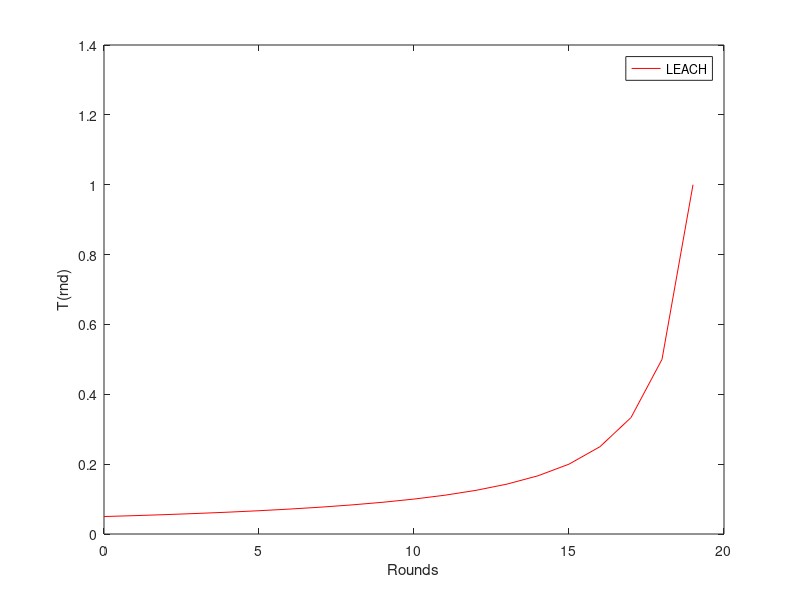
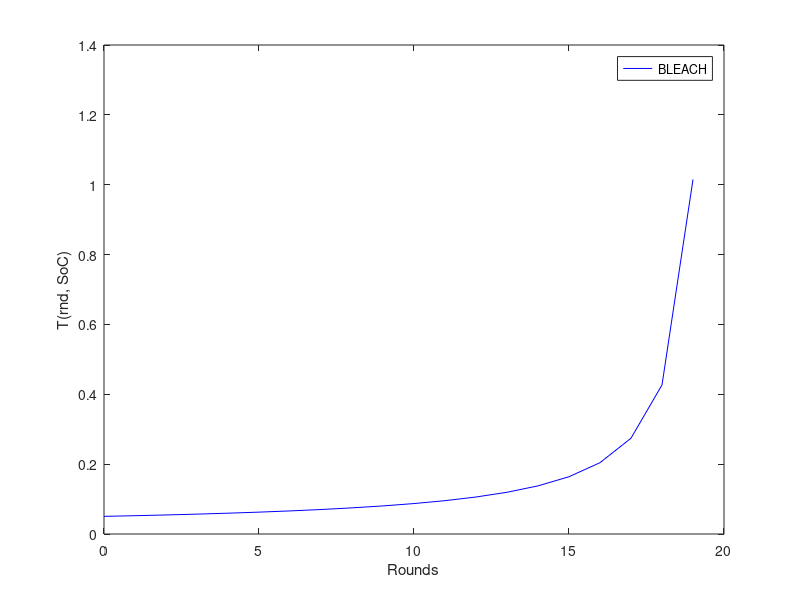
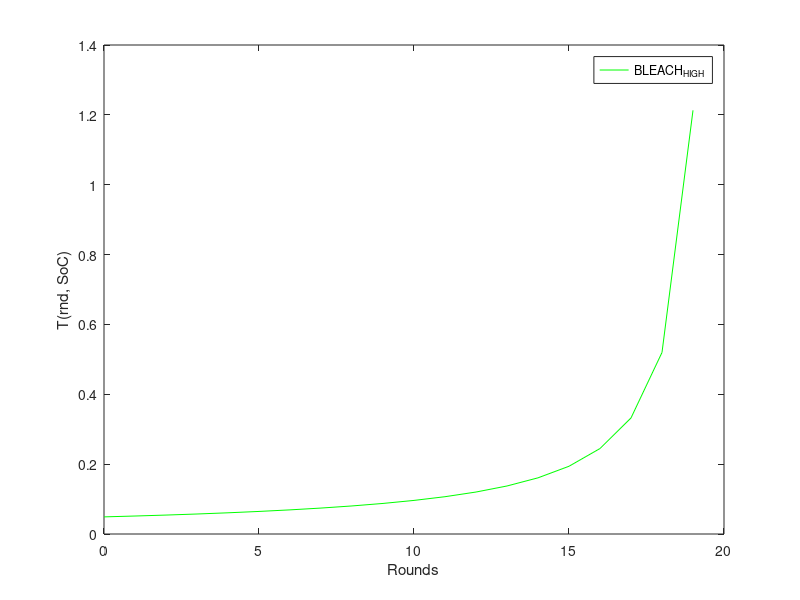
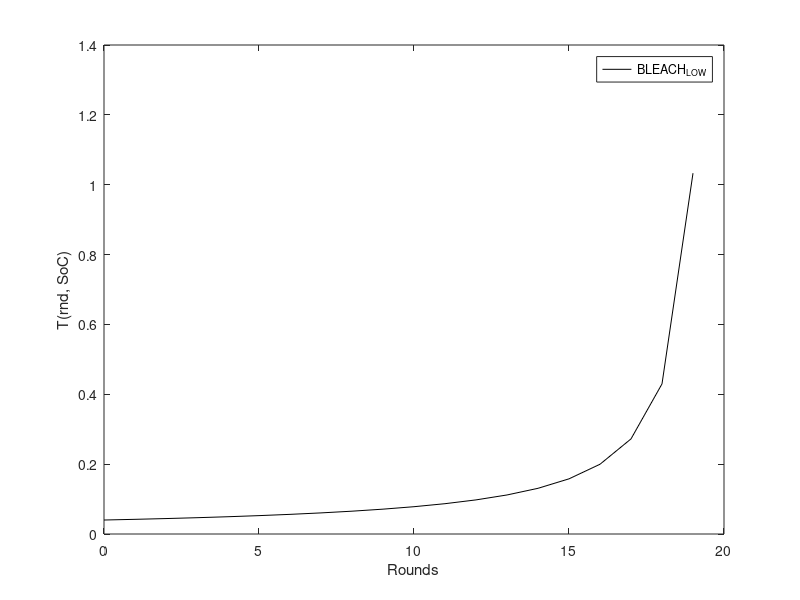

These charts were generated, in order, by the following MATLAB code:
clc, clear all, close all

t = [];
t_bleach = [];

t_bleach_high = [];
t_bleach_low = [];


p = 0.05;
f = 0.7;
episode = 1/p;
rnd = 0;

leach_ones = ones(9);
SoC = 1:-p:0;
SoC_high = 0.9:-0.01:0.9-0.01*episode;  
SoC_low = 0.3:-0.01: 0.3-0.01*episode;  

for i = 1:episode
    t = [t, (p / (1 - p * mod(rnd, episode)))];
    
    t_bleach = [t_bleach, (1 - f) * (p / (1 - p * mod(rnd, episode))) * SoC(i) + (1 / (1 - (1 - f) * (p / (1 - p * mod(rnd, episode))))) * f * (p / (1 - p * mod(rnd, episode)))];
    %*(rnd/(1+mod(rnd, episode)))
    %(exp(1)/exp((episode-1)/mod(rnd, episode)))
    t_bleach_high = [t_bleach_high, (1 - f) * (p / (1 - p * mod(rnd, episode))) * SoC_high(i) + (1 / (1 - (1 - f) * (p / (1 - p * mod(rnd, episode))))) * f * (p / (1 - p * mod(rnd, episode)))];
    t_bleach_low = [t_bleach_low, (1 - f) * (p / (1 - p * mod(rnd, episode))) * SoC_low(i) + (1 / (1 - (1 - f) * (p / (1 - p * mod(rnd, episode))))) * f * (p / (1 - p * mod(rnd, episode)))];
    rnd = rnd+1;
end


rndVec = 0:length(t)-1;


threeD = 2;


figure(1)
if threeD == 0
    h1 = plot(rndVec, t, 'color', 'r');
    hold on
    h2 = plot(rndVec, t_bleach, 'color', 'b' );
    h3 = plot(rndVec, t_bleach_high, 'color', 'g');
    h4 = plot(rndVec, t_bleach_low, 'color', 'k');
    legend([h1(1) h2(1) h3(1) h4(1)], 'LEACH','BLEACH','BLEACH_{HIGH}','BLEACH_{LOW}')
    xlabel('Rounds')
    ylabel('T(rnd, SoC)')
elseif threeD == 1
    h1 = plot3(rndVec, leach_ones, t, 'color', 'r');
    hold on
    h2 = plot3(rndVec, SoC, t_bleach, 'color', 'b' );
    h3 = plot3(rndVec, SoC_high, t_bleach_high, 'color', 'g');
    h4 = plot3(rndVec, SoC_low, t_bleach_low, 'color', 'k');
    xlabel('Rounds')
    ylabel('SoC')
    zlabel('T(rnd, SoC)')
    title('Regular LEACH vs BLEACH')
    legend([h1(1) h2(1) h3(1) h4(1)], 'LEACH','BLEACH','BLEACH_{HIGH}','BLEACH_{LOW}')
else
    h1 = plot(rndVec, t, 'color', 'r');
    legend([h1(1)], 'LEACH')
    xlabel('Rounds')
    ylabel('T(rnd)')
    
    figure(2)
    h2 = plot(rndVec, t_bleach, 'color', 'b' );
    legend([h2(1)], 'BLEACH')
    xlabel('Rounds')
    ylabel('T(rnd, SoC)')
    
    figure(3)
    h3 = plot(rndVec, t_bleach_high, 'color', 'g');
    legend([h3(1)], 'BLEACH_{HIGH}')
    xlabel('Rounds')
    ylabel('T(rnd, SoC)')
    
    figure(4)
    h4 = plot(rndVec, t_bleach_low, 'color', 'k');
    legend([h4(1)],'BLEACH_{LOW}')
    xlabel('Rounds')
    ylabel('T(rnd, SoC)')
end





